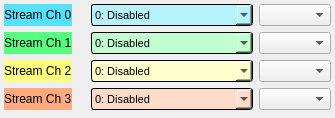
<?xml version="1.0" encoding="UTF-8"?>
<ui version="4.0">
 <class>Form</class>
 <widget class="QWidget" name="Form">
  <property name="geometry">
   <rect>
    <x>0</x>
    <y>0</y>
    <width>335</width>
    <height>118</height>
   </rect>
  </property>
  <property name="windowTitle">
   <string>Up Converter Mux Select - ${DEVICE}</string>
  </property>
  <layout class="QGridLayout" name="gridLayout">
   <property name="leftMargin">
    <number>4</number>
   </property>
   <property name="topMargin">
    <number>4</number>
   </property>
   <property name="rightMargin">
    <number>4</number>
   </property>
   <property name="bottomMargin">
    <number>4</number>
   </property>
   <item row="0" column="1">
    <widget class="PyDMLabel" name="PyDMLabel">
     <property name="toolTip">
      <string/>
     </property>
     <property name="styleSheet">
      <string notr="true"/>
     </property>
     <property name="frameShape">
      <enum>QFrame::NoFrame</enum>
     </property>
     <property name="text">
      <string/>
     </property>
     <property name="channel" stdset="0">
      <string>ca://${DEVICE}:DAQMUX${MUX}_INPMUXSELSTR0</string>
     </property>
     <property name="displayFormat" stdset="0">
      <enum>PyDMLabel::String</enum>
     </property>
    </widget>
   </item>
   <item row="2" column="1">
    <widget class="PyDMLabel" name="PyDMLabel_3">
     <property name="toolTip">
      <string/>
     </property>
     <property name="frameShape">
      <enum>QFrame::NoFrame</enum>
     </property>
     <property name="text">
      <string/>
     </property>
     <property name="channel" stdset="0">
      <string>ca://${DEVICE}:DAQMUX${MUX}_INPMUXSELSTR2</string>
     </property>
     <property name="displayFormat" stdset="0">
      <enum>PyDMLabel::String</enum>
     </property>
    </widget>
   </item>
   <item row="1" column="3">
    <widget class="PyDMEnumComboBox" name="PyDMEnumComboBox_9">
     <property name="minimumSize">
      <size>
       <width>72</width>
       <height>20</height>
      </size>
     </property>
     <property name="maximumSize">
      <size>
       <width>72</width>
       <height>16777215</height>
      </size>
     </property>
     <property name="toolTip">
      <string/>
     </property>
     <property name="channel" stdset="0">
      <string>ca://${DEVICE}:STR${MUX}:STREAM_TYPE1</string>
     </property>
    </widget>
   </item>
   <item row="1" column="1">
    <widget class="PyDMLabel" name="PyDMLabel_2">
     <property name="toolTip">
      <string/>
     </property>
     <property name="frameShape">
      <enum>QFrame::NoFrame</enum>
     </property>
     <property name="text">
      <string/>
     </property>
     <property name="channel" stdset="0">
      <string>ca://${DEVICE}:DAQMUX${MUX}_INPMUXSELSTR1</string>
     </property>
     <property name="displayFormat" stdset="0">
      <enum>PyDMLabel::String</enum>
     </property>
    </widget>
   </item>
   <item row="2" column="3">
    <widget class="PyDMEnumComboBox" name="PyDMEnumComboBox_7">
     <property name="minimumSize">
      <size>
       <width>72</width>
       <height>20</height>
      </size>
     </property>
     <property name="maximumSize">
      <size>
       <width>72</width>
       <height>16777215</height>
      </size>
     </property>
     <property name="toolTip">
      <string/>
     </property>
     <property name="maxCount">
      <number>7</number>
     </property>
     <property name="channel" stdset="0">
      <string>ca://${DEVICE}:STR${MUX}:STREAM_TYPE2</string>
     </property>
    </widget>
   </item>
   <item row="3" column="1">
    <widget class="PyDMLabel" name="PyDMLabel_4">
     <property name="toolTip">
      <string/>
     </property>
     <property name="frameShape">
      <enum>QFrame::NoFrame</enum>
     </property>
     <property name="text">
      <string/>
     </property>
     <property name="channel" stdset="0">
      <string>ca://${DEVICE}:DAQMUX${MUX}_INPMUXSELSTR3</string>
     </property>
     <property name="displayFormat" stdset="0">
      <enum>PyDMLabel::String</enum>
     </property>
    </widget>
   </item>
   <item row="3" column="2">
    <widget class="PyDMEnumComboBox" name="PyDMEnumComboBox_6">
     <property name="sizePolicy">
      <sizepolicy hsizetype="Preferred" vsizetype="Minimum">
       <horstretch>0</horstretch>
       <verstretch>0</verstretch>
      </sizepolicy>
     </property>
     <property name="minimumSize">
      <size>
       <width>113</width>
       <height>20</height>
      </size>
     </property>
     <property name="font">
      <font>
       <pointsize>8</pointsize>
      </font>
     </property>
     <property name="toolTip">
      <string/>
     </property>
     <property name="styleSheet">
      <string notr="true">/* Color of the selected list item. */
QComboBox::item:selected {
    border: 1px solid transparent;
    background:  rgb(255,170,127);
}
QComboBox {
    background-color:  rgb(255,219,201);
    border: 1px solid black;
    border-radius: 3px;
    padding: 1px 18px 1px 3px;
    min-width: 6em;
}</string>
     </property>
     <property name="iconSize">
      <size>
       <width>12</width>
       <height>12</height>
      </size>
     </property>
     <property name="channel" stdset="0">
      <string>ca://${DEVICE}:DAQMUX${MUX}_INPMUXSEL3</string>
     </property>
     <item>
      <property name="text">
       <string>0: Disabled</string>
      </property>
     </item>
     <item>
      <property name="text">
       <string>1: Test</string>
      </property>
     </item>
     <item>
      <property name="text">
       <string>2: RF IN 2: ADC0 (FP) </string>
      </property>
     </item>
     <item>
      <property name="text">
       <string>3: RF IN 1: ADC1 (FP)</string>
      </property>
     </item>
     <item>
      <property name="text">
       <string>4: RF IN 3: ADC2 (FP)</string>
      </property>
     </item>
     <item>
      <property name="text">
       <string>5: RF OUT MON: ADC3 (FP)</string>
      </property>
     </item>
     <item>
      <property name="text">
       <string>6: TRIG MON: ADC4 (FP)</string>
      </property>
     </item>
     <item>
      <property name="text">
       <string>7: DC IN 1: ADC5 (FP)</string>
      </property>
     </item>
     <item>
      <property name="text">
       <string>8: ADC6</string>
      </property>
     </item>
     <item>
      <property name="text">
       <string>9: RF OUT: DAC0 (FP) </string>
      </property>
     </item>
     <item>
      <property name="text">
       <string>10: DAC1</string>
      </property>
     </item>
     <item>
      <property name="text">
       <string>11: DAC2</string>
      </property>
     </item>
     <item>
      <property name="text">
       <string>12: DAC3</string>
      </property>
     </item>
     <item>
      <property name="text">
       <string>13: DAC4</string>
      </property>
     </item>
     <item>
      <property name="text">
       <string>14: DAC5</string>
      </property>
     </item>
     <item>
      <property name="text">
       <string>15: DAC6</string>
      </property>
     </item>
     <item>
      <property name="text">
       <string>16:DBG0</string>
      </property>
     </item>
     <item>
      <property name="text">
       <string>17:DBG1</string>
      </property>
     </item>
     <item>
      <property name="text">
       <string>18: DBG2</string>
      </property>
     </item>
     <item>
      <property name="text">
       <string>19: DBG3</string>
      </property>
     </item>
    </widget>
   </item>
   <item row="0" column="2">
    <widget class="PyDMEnumComboBox" name="PyDMEnumComboBox_3">
     <property name="sizePolicy">
      <sizepolicy hsizetype="MinimumExpanding" vsizetype="Minimum">
       <horstretch>0</horstretch>
       <verstretch>0</verstretch>
      </sizepolicy>
     </property>
     <property name="minimumSize">
      <size>
       <width>113</width>
       <height>20</height>
      </size>
     </property>
     <property name="font">
      <font>
       <pointsize>8</pointsize>
      </font>
     </property>
     <property name="toolTip">
      <string/>
     </property>
     <property name="styleSheet">
      <string notr="true">/* Color of the selected list item. */
QComboBox::item:selected {
    border: 1px solid transparent;
    background: rgb(85,225,255);
}
QComboBox {
  	background-color: rgb(183,243,255);
    border: 1px solid black;
    border-radius: 3px;
    padding: 1px 18px 1px 3px;
    min-width: 6em;
}</string>
     </property>
     <property name="iconSize">
      <size>
       <width>12</width>
       <height>12</height>
      </size>
     </property>
     <property name="channel" stdset="0">
      <string>ca://${DEVICE}:DAQMUX${MUX}_INPMUXSEL0</string>
     </property>
     <item>
      <property name="text">
       <string>0: Disabled</string>
      </property>
     </item>
     <item>
      <property name="text">
       <string>1: Test</string>
      </property>
     </item>
     <item>
      <property name="text">
       <string>2: RF IN 2: ADC0 (FP) </string>
      </property>
     </item>
     <item>
      <property name="text">
       <string>3: RF IN 1: ADC1 (FP)</string>
      </property>
     </item>
     <item>
      <property name="text">
       <string>4: RF IN 3: ADC2 (FP)</string>
      </property>
     </item>
     <item>
      <property name="text">
       <string>5: RF OUT MON: ADC3 (FP)</string>
      </property>
     </item>
     <item>
      <property name="text">
       <string>6: TRIG MON: ADC4 (FP)</string>
      </property>
     </item>
     <item>
      <property name="text">
       <string>7: DC IN 1: ADC5 (FP)</string>
      </property>
     </item>
     <item>
      <property name="text">
       <string>8: ADC6</string>
      </property>
     </item>
     <item>
      <property name="text">
       <string>9: RF OUT: DAC0 (FP) </string>
      </property>
     </item>
     <item>
      <property name="text">
       <string>10: DAC1</string>
      </property>
     </item>
     <item>
      <property name="text">
       <string>11: DAC2</string>
      </property>
     </item>
     <item>
      <property name="text">
       <string>12: DAC3</string>
      </property>
     </item>
     <item>
      <property name="text">
       <string>13: DAC4</string>
      </property>
     </item>
     <item>
      <property name="text">
       <string>14: DAC5</string>
      </property>
     </item>
     <item>
      <property name="text">
       <string>15: DAC6</string>
      </property>
     </item>
     <item>
      <property name="text">
       <string>16:DBG0</string>
      </property>
     </item>
     <item>
      <property name="text">
       <string>17:DBG1</string>
      </property>
     </item>
     <item>
      <property name="text">
       <string>18: DBG2</string>
      </property>
     </item>
     <item>
      <property name="text">
       <string>19: DBG3</string>
      </property>
     </item>
    </widget>
   </item>
   <item row="2" column="0">
    <widget class="QLabel" name="label_3">
     <property name="styleSheet">
      <string notr="true">QLabel{
  background-color: rgb(255,255,127);
}</string>
     </property>
     <property name="text">
      <string>Stream Ch 2</string>
     </property>
    </widget>
   </item>
   <item row="1" column="0">
    <widget class="QLabel" name="label_2">
     <property name="styleSheet">
      <string notr="true">QLabel {
  background-color: rgb(85,255,127);
}</string>
     </property>
     <property name="text">
      <string>Stream Ch 1</string>
     </property>
    </widget>
   </item>
   <item row="0" column="3">
    <widget class="PyDMEnumComboBox" name="PyDMEnumComboBox_10">
     <property name="minimumSize">
      <size>
       <width>72</width>
       <height>20</height>
      </size>
     </property>
     <property name="maximumSize">
      <size>
       <width>72</width>
       <height>16777215</height>
      </size>
     </property>
     <property name="toolTip">
      <string/>
     </property>
     <property name="channel" stdset="0">
      <string>ca://${DEVICE}:STR${MUX}:STREAM_TYPE0</string>
     </property>
    </widget>
   </item>
   <item row="1" column="2">
    <widget class="PyDMEnumComboBox" name="PyDMEnumComboBox_4">
     <property name="sizePolicy">
      <sizepolicy hsizetype="Preferred" vsizetype="Minimum">
       <horstretch>0</horstretch>
       <verstretch>0</verstretch>
      </sizepolicy>
     </property>
     <property name="minimumSize">
      <size>
       <width>113</width>
       <height>20</height>
      </size>
     </property>
     <property name="font">
      <font>
       <pointsize>8</pointsize>
      </font>
     </property>
     <property name="toolTip">
      <string/>
     </property>
     <property name="styleSheet">
      <string notr="true">/* Color of the selected list item. */
QComboBox::item:selected {
    border: 1px solid transparent;
    background: rgb(85,255,127);
}
QComboBox {
  	background-color: rgb(193,255,208);
    border: 1px solid black;
    border-radius: 3px;
    padding: 1px 18px 1px 3px;
    min-width: 6em;
}</string>
     </property>
     <property name="iconSize">
      <size>
       <width>12</width>
       <height>12</height>
      </size>
     </property>
     <property name="channel" stdset="0">
      <string>ca://${DEVICE}:DAQMUX${MUX}_INPMUXSEL1</string>
     </property>
     <item>
      <property name="text">
       <string>0: Disabled</string>
      </property>
     </item>
     <item>
      <property name="text">
       <string>1: Test</string>
      </property>
     </item>
     <item>
      <property name="text">
       <string>2: RF IN 2: ADC0 (FP) </string>
      </property>
     </item>
     <item>
      <property name="text">
       <string>3: RF IN 1: ADC1 (FP)</string>
      </property>
     </item>
     <item>
      <property name="text">
       <string>4: RF IN 3: ADC2 (FP)</string>
      </property>
     </item>
     <item>
      <property name="text">
       <string>5: RF OUT MON: ADC3 (FP)</string>
      </property>
     </item>
     <item>
      <property name="text">
       <string>6: TRIG MON: ADC4 (FP)</string>
      </property>
     </item>
     <item>
      <property name="text">
       <string>7: DC IN 1: ADC5 (FP)</string>
      </property>
     </item>
     <item>
      <property name="text">
       <string>8: ADC6</string>
      </property>
     </item>
     <item>
      <property name="text">
       <string>9: RF OUT: DAC0 (FP) </string>
      </property>
     </item>
     <item>
      <property name="text">
       <string>10: DAC1</string>
      </property>
     </item>
     <item>
      <property name="text">
       <string>11: DAC2</string>
      </property>
     </item>
     <item>
      <property name="text">
       <string>12: DAC3</string>
      </property>
     </item>
     <item>
      <property name="text">
       <string>13: DAC4</string>
      </property>
     </item>
     <item>
      <property name="text">
       <string>14: DAC5</string>
      </property>
     </item>
     <item>
      <property name="text">
       <string>15: DAC6</string>
      </property>
     </item>
     <item>
      <property name="text">
       <string>16:DBG0</string>
      </property>
     </item>
     <item>
      <property name="text">
       <string>17:DBG1</string>
      </property>
     </item>
     <item>
      <property name="text">
       <string>18: DBG2</string>
      </property>
     </item>
     <item>
      <property name="text">
       <string>19: DBG3</string>
      </property>
     </item>
    </widget>
   </item>
   <item row="3" column="3">
    <widget class="PyDMEnumComboBox" name="PyDMEnumComboBox_8">
     <property name="minimumSize">
      <size>
       <width>72</width>
       <height>20</height>
      </size>
     </property>
     <property name="maximumSize">
      <size>
       <width>72</width>
       <height>16777215</height>
      </size>
     </property>
     <property name="toolTip">
      <string/>
     </property>
     <property name="maxCount">
      <number>7</number>
     </property>
     <property name="PyDMToolTip" stdset="0">
      <string/>
     </property>
     <property name="channel" stdset="0">
      <string notr="true">ca://${DEVICE}:STR${MUX}:STREAM_TYPE3</string>
     </property>
    </widget>
   </item>
   <item row="2" column="2">
    <widget class="PyDMEnumComboBox" name="PyDMEnumComboBox_5">
     <property name="sizePolicy">
      <sizepolicy hsizetype="Preferred" vsizetype="Minimum">
       <horstretch>0</horstretch>
       <verstretch>0</verstretch>
      </sizepolicy>
     </property>
     <property name="minimumSize">
      <size>
       <width>113</width>
       <height>20</height>
      </size>
     </property>
     <property name="font">
      <font>
       <pointsize>8</pointsize>
      </font>
     </property>
     <property name="toolTip">
      <string/>
     </property>
     <property name="styleSheet">
      <string notr="true">/* Color of the selected list item. */
QComboBox::item:selected {
    border: 1px solid transparent;
    background: rgb(255,255,127);
}
QComboBox {
    background-color: rgb(255,255,205);
    border: 1px solid black;
    border-radius: 3px;
    padding: 1px 18px 1px 3px;
    min-width: 6em;
}</string>
     </property>
     <property name="iconSize">
      <size>
       <width>12</width>
       <height>12</height>
      </size>
     </property>
     <property name="channel" stdset="0">
      <string>ca://${DEVICE}:DAQMUX${MUX}_INPMUXSEL2</string>
     </property>
     <item>
      <property name="text">
       <string>0: Disabled</string>
      </property>
     </item>
     <item>
      <property name="text">
       <string>1: Test</string>
      </property>
     </item>
     <item>
      <property name="text">
       <string>2: RF IN 2: ADC0 (FP) </string>
      </property>
     </item>
     <item>
      <property name="text">
       <string>3: RF IN 1: ADC1 (FP)</string>
      </property>
     </item>
     <item>
      <property name="text">
       <string>4: RF IN 3: ADC2 (FP)</string>
      </property>
     </item>
     <item>
      <property name="text">
       <string>5: RF OUT MON: ADC3 (FP)</string>
      </property>
     </item>
     <item>
      <property name="text">
       <string>6: TRIG MON: ADC4 (FP)</string>
      </property>
     </item>
     <item>
      <property name="text">
       <string>7: DC IN 1: ADC5 (FP)</string>
      </property>
     </item>
     <item>
      <property name="text">
       <string>8: ADC6</string>
      </property>
     </item>
     <item>
      <property name="text">
       <string>9: RF OUT: DAC0 (FP) </string>
      </property>
     </item>
     <item>
      <property name="text">
       <string>10: DAC1</string>
      </property>
     </item>
     <item>
      <property name="text">
       <string>11: DAC2</string>
      </property>
     </item>
     <item>
      <property name="text">
       <string>12: DAC3</string>
      </property>
     </item>
     <item>
      <property name="text">
       <string>13: DAC4</string>
      </property>
     </item>
     <item>
      <property name="text">
       <string>14: DAC5</string>
      </property>
     </item>
     <item>
      <property name="text">
       <string>15: DAC6</string>
      </property>
     </item>
     <item>
      <property name="text">
       <string>16:DBG0</string>
      </property>
     </item>
     <item>
      <property name="text">
       <string>17:DBG1</string>
      </property>
     </item>
     <item>
      <property name="text">
       <string>18: DBG2</string>
      </property>
     </item>
     <item>
      <property name="text">
       <string>19: DBG3</string>
      </property>
     </item>
    </widget>
   </item>
   <item row="3" column="0">
    <widget class="QLabel" name="label_4">
     <property name="styleSheet">
      <string notr="true">QLabel {
  background-color: rgb(255,170,127);
}</string>
     </property>
     <property name="text">
      <string>Stream Ch 3</string>
     </property>
    </widget>
   </item>
   <item row="0" column="0">
    <widget class="QLabel" name="label">
     <property name="styleSheet">
      <string notr="true">QLabel {
  background-color: rgb(85,225,255);
}
</string>
     </property>
     <property name="text">
      <string>Stream Ch 0</string>
     </property>
    </widget>
   </item>
  </layout>
 </widget>
 <customwidgets>
  <customwidget>
   <class>PyDMLabel</class>
   <extends>QLabel</extends>
   <header>pydm.widgets.label</header>
  </customwidget>
  <customwidget>
   <class>PyDMEnumComboBox</class>
   <extends>QComboBox</extends>
   <header>pydm.widgets.enum_combo_box</header>
  </customwidget>
 </customwidgets>
 <resources/>
 <connections/>
</ui>
